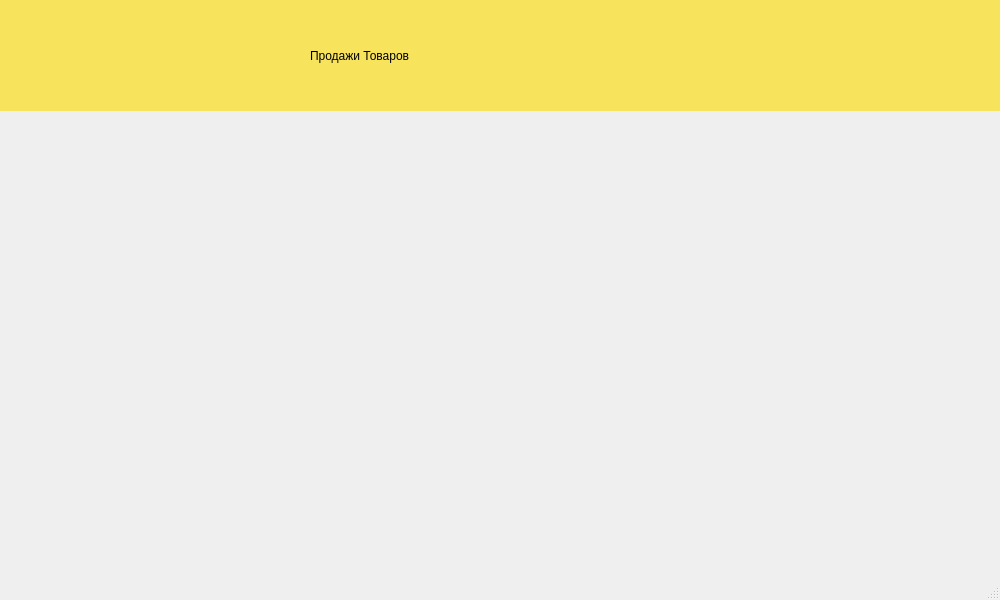
<?xml version="1.0" encoding="UTF-8"?>
<ui version="4.0">
 <class>MainWindow</class>
 <widget class="QMainWindow" name="MainWindow">
  <property name="geometry">
   <rect>
    <x>0</x>
    <y>0</y>
    <width>1000</width>
    <height>600</height>
   </rect>
  </property>
  <property name="minimumSize">
   <size>
    <width>1000</width>
    <height>600</height>
   </size>
  </property>
  <property name="windowTitle">
   <string>MainWindow</string>
  </property>
  <widget class="QWidget" name="centralwidget">
   <widget class="QWidget" name="widget" native="true">
    <property name="geometry">
     <rect>
      <x>0</x>
      <y>0</y>
      <width>1001</width>
      <height>111</height>
     </rect>
    </property>
    <property name="styleSheet">
     <string notr="true">background-color: rgb(248, 228, 92);</string>
    </property>
    <widget class="QLabel" name="label">
     <property name="geometry">
      <rect>
       <x>310</x>
       <y>0</y>
       <width>451</width>
       <height>111</height>
      </rect>
     </property>
     <property name="styleSheet">
      <string notr="true">
font: 32pt &quot;Open Sans&quot;;</string>
     </property>
     <property name="text">
      <string>Продажи Товаров</string>
     </property>
    </widget>
    <widget class="QLabel" name="label_2">
     <property name="geometry">
      <rect>
       <x>20</x>
       <y>0</y>
       <width>161</width>
       <height>111</height>
      </rect>
     </property>
     <property name="text">
      <string/>
     </property>
     <property name="pixmap">
      <pixmap>logo.png</pixmap>
     </property>
    </widget>
   </widget>
  </widget>
  <widget class="QMenuBar" name="menubar">
   <property name="geometry">
    <rect>
     <x>0</x>
     <y>0</y>
     <width>1000</width>
     <height>23</height>
    </rect>
   </property>
  </widget>
  <widget class="QStatusBar" name="statusbar"/>
 </widget>
 <resources/>
 <connections/>
</ui>
